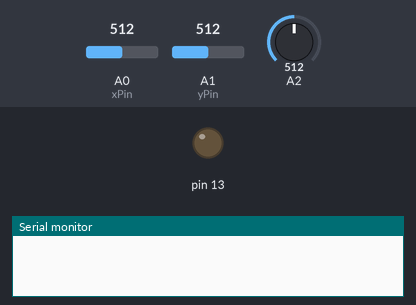
Simulated run of this sketch. Board: Arduino Uno, built with avr-gcc and run on an emulated ATmega328P. Parts: output pins drawn as LEDs (lit = HIGH), the last lines printed to the serial monitor. The test bench sets the inputs (shaded band); at power-on: A0 (xPin) = 512, A1 (yPin) = 512, A2 = 512.

Above: at 0.1 s.
At 1.1 s:
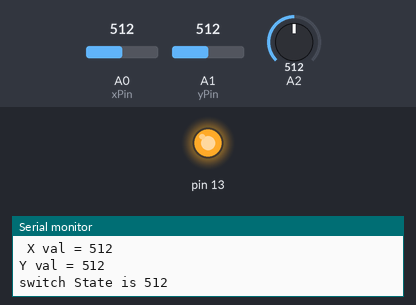
Timing chart, 0 to 2.6 s (numbered marks = the images above):
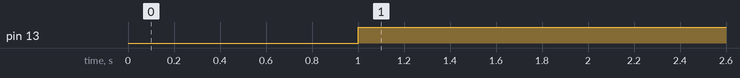

The sketch:

sketch_jun20a.ino
```cpp
int xPin = A0;
int yPin = A1;
int sPin = 2;
int Xval;
int Yval;
int Sval;
int dt = 1000;

void setup() {
  Serial.begin(9600);
  pinMode(13 , OUTPUT);
  pinMode(xPin , INPUT);
  pinMode(yPin , INPUT);
  pinMode(sPin , INPUT);
  digitalWrite(sPin , HIGH);
}

void loop() {
  Xval = analogRead(xPin);
  Yval = analogRead(yPin);
  Sval = analogRead(sPin);
  delay(dt);
  digitalWrite( 13 , HIGH);
  Serial.print(" X val = ");
  Serial.println(Xval);
  Serial.print("Y val = ");
  Serial.println(Yval);
  Serial.print("switch State is ");
  Serial.println(Sval);
}
```

Measured:
- by itself, pin 13: LOW → HIGH at 1.0 s
